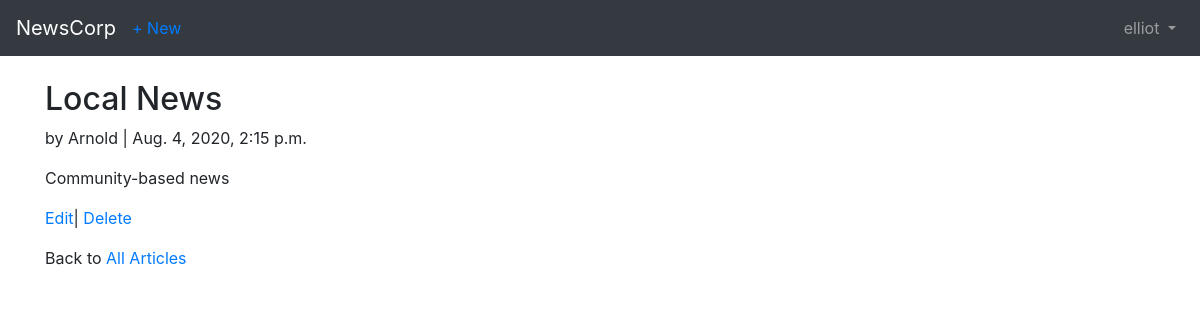
/articles/4/ (signed in), run on the app's committed database.
### accounts/models.py (models this page shows)
class CustomUser(AbstractUser):
    date_of_birth = models.DateField(null = True)

### articles/models.py (models this page shows, shortened)
class Article(models.Model):
    title = models.CharField(max_length = 255)
    body = models.TextField()
    date = models.DateTimeField(auto_now_add=True)
    author = models.ForeignKey(get_user_model(),on_delete=models.CASCADE,)

### articles/views.py (the view)
# urls.py: path('<int:pk>/', ArticleDetailView.as_view(), name = 'article_detail'),
class ArticleDetailView(LoginRequiredMixin,DetailView):
    model = Article
    template_name = 'articles/article_detail.html'

### templates/articles/article_detail.html
<!DOCTYPE html>
{% extends 'accounts/base.html' %}
{% block content %}
<div class="article-entry">
    <h2>{{article.title}}</h2>
    <p>by {{ article.author }}  | {{ article.date }}</p>
    <p>{{ article.body }}</p>
</div>
<p><a href="{% url 'article_edit' article.pk %}">Edit</a>| <a href="{% url 'article_delete' article.pk %}">Delete</a></p>
<p>Back to <a href="{% url 'article_list' %}">All Articles </a></p>
{% endblock content %}

### templates/accounts/base.html (shortened to what this page needs)
<!DOCTYPE html>
<html lang="en">
<head>
    <link rel="stylesheet" href="https://stackpath.bootstrapcdn.com/bootstrap/4.5.0/css/bootstrap.min.css"
>
</head>
<body>
    <nav class="navbar navbar-expand-md navbar-dark bg-dark mb-4">
        <a class="navbar-brand" href="{% url 'index' %}">NewsCorp</a>
        {% if user.is_authenticated %}
        <ul class="navbar-nav mr-auto">
            <a href="{% url 'article_new' %}"> + New </a>
        </ul>
        {% endif %}
        <div class="collapse navbar-collapse" id="navbarCollapse">
            {% if user.is_authenticated %}
            <ul class="navbar-nav ml-auto">
                <li class="nav-item">
                    <a class="nav-link dropdown-toggle" href="#" id="userMenu" data-toggle="dropdown"
                        aria-haspopup="true" aria-expanded="false">
                        {{ user.username }}
                    </a>
                </li>
            </ul>
            {% endif %}
        </div>
    </nav>
    <div class="container">
        {% block content %}
        {% endblock content %}
    </div>
</body>
</html>

### data on the page
CustomUser: username "elliot"
Article: title "Local News", author "Arnold", date "Aug. 4, 2020, 2:15 p.m.", body "Community-based news"
